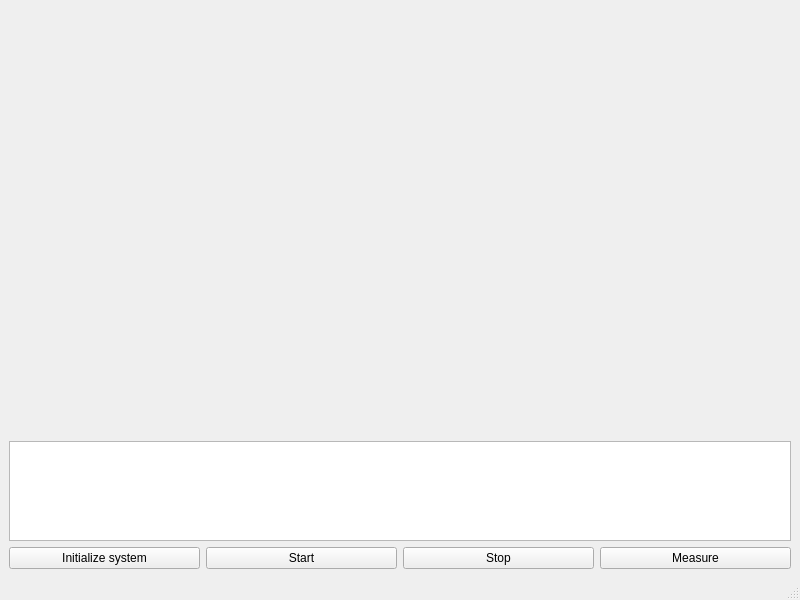
<?xml version="1.0" encoding="UTF-8"?>
<ui version="4.0">
 <class>Hypersen</class>
 <widget class="QMainWindow" name="Hypersen">
  <property name="geometry">
   <rect>
    <x>0</x>
    <y>0</y>
    <width>800</width>
    <height>600</height>
   </rect>
  </property>
  <property name="minimumSize">
   <size>
    <width>800</width>
    <height>600</height>
   </size>
  </property>
  <property name="windowTitle">
   <string>Imager</string>
  </property>
  <widget class="QWidget" name="centralwidget">
   <layout class="QGridLayout" name="gridLayout">
    <item row="3" column="0">
     <layout class="QHBoxLayout" name="horizontalLayout">
      <item>
       <widget class="QPushButton" name="initializeButton">
        <property name="text">
         <string>Initialize system</string>
        </property>
       </widget>
      </item>
      <item>
       <widget class="QPushButton" name="startButton">
        <property name="text">
         <string>Start</string>
        </property>
       </widget>
      </item>
      <item>
       <widget class="QPushButton" name="stopButton">
        <property name="text">
         <string>Stop</string>
        </property>
       </widget>
      </item>
      <item>
       <widget class="QPushButton" name="measureButton">
        <property name="text">
         <string>Measure</string>
        </property>
       </widget>
      </item>
     </layout>
    </item>
    <item row="1" column="0">
     <widget class="QTextBrowser" name="logs">
      <property name="maximumSize">
       <size>
        <width>16777215</width>
        <height>100</height>
       </size>
      </property>
     </widget>
    </item>
    <item row="0" column="0">
     <widget class="PlotWidget" name="plotSignal" native="true">
      <property name="sizePolicy">
       <sizepolicy hsizetype="Expanding" vsizetype="Expanding">
        <horstretch>0</horstretch>
        <verstretch>0</verstretch>
       </sizepolicy>
      </property>
      <property name="minimumSize">
       <size>
        <width>0</width>
        <height>400</height>
       </size>
      </property>
     </widget>
    </item>
   </layout>
  </widget>
  <widget class="QMenuBar" name="menubar">
   <property name="geometry">
    <rect>
     <x>0</x>
     <y>0</y>
     <width>800</width>
     <height>26</height>
    </rect>
   </property>
  </widget>
  <widget class="QStatusBar" name="statusbar"/>
 </widget>
 <customwidgets>
  <customwidget>
   <class>PlotWidget</class>
   <extends>QWidget</extends>
   <header>pyqtgraph</header>
   <container>1</container>
  </customwidget>
 </customwidgets>
 <resources/>
 <connections/>
</ui>
